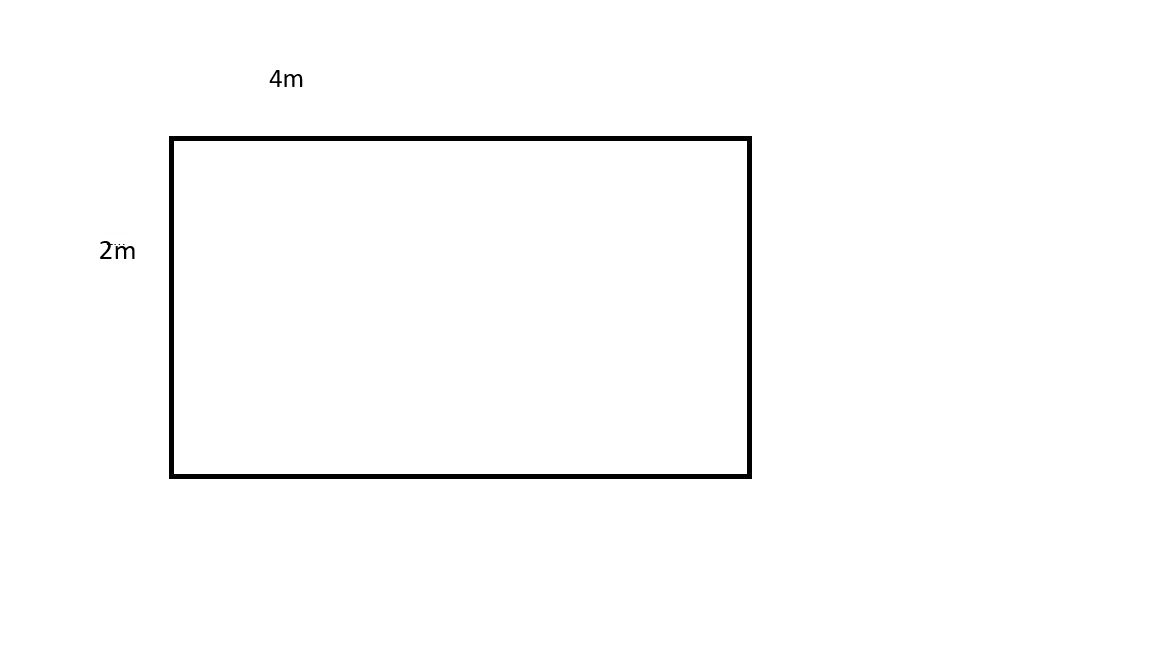
#> input picture rectangle.jpg, 1152 x 648 px, found by its file name
$ python rectanlgearea.py
#> lines starting #> are read from the running program, lines starting #| are printed output that depends on the picture; after the words box and inside, x2 and y2 are one past the last pixel; in counts of white or black regions, pixels touching at a corner belong together
import cv2
import pytesseract
import numpy as np
import re

# Update the path to Tesseract executable
pytesseract.pytesseract.tesseract_cmd = r'C:\Program Files\Tesseract-OCR\tesseract.exe'

# Load the image
image = cv2.imread(r'C:\Users\tanwa\Documents\Python Scripts\rectangle.jpg')
#> image is the input picture: shape (648, 1152, 3); min 0, max 255, mean 251.7

# Load the image
image = cv2.imread(r'C:\Users\tanwa\Documents\Python Scripts\rectangle.jpg')


# Convert image to grayscale
gray = cv2.cvtColor(image, cv2.COLOR_BGR2GRAY)

# Use thresholding to improve text extraction
_, thresh = cv2.threshold(gray, 128, 255, cv2.THRESH_BINARY_INV)
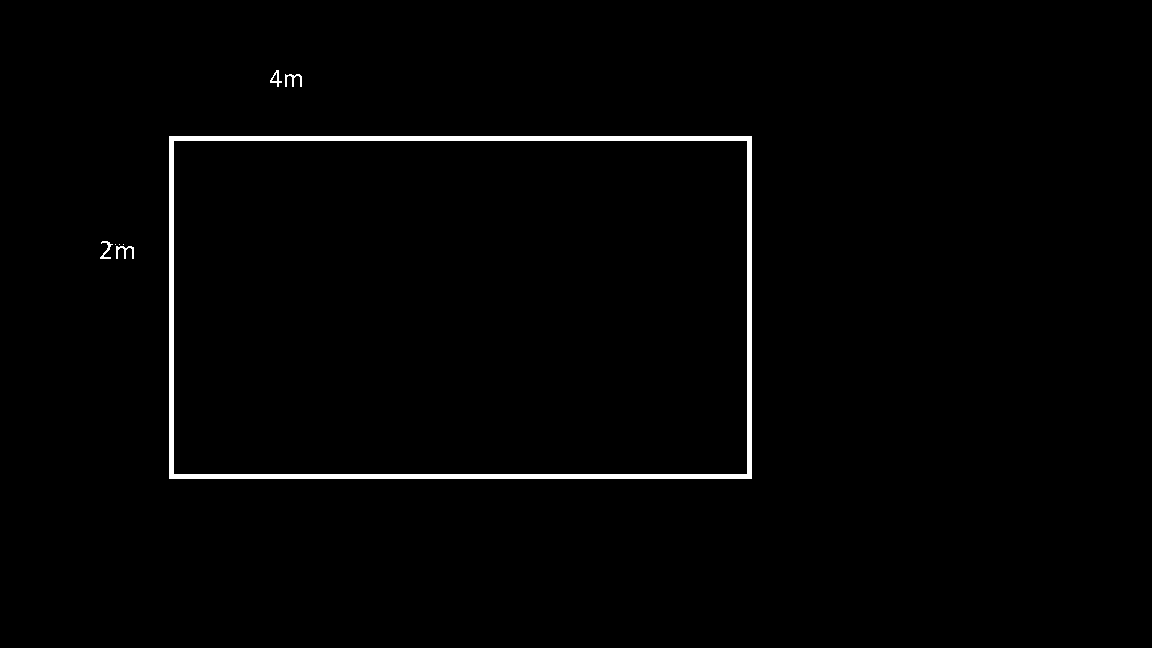
#> thresh: shape (648, 1152); 1.3% white; 8 white regions (3 under 20 px), largest, box (x1, y1, x2, y2) and area: (169, 136, 752, 479) 9160, (116, 246, 134, 259) 100, (285, 74, 302, 87) 95, (100, 241, 113, 259) 80, (270, 70, 282, 87) 73

# Perform OCR to extract text
#> (the run stopped early here; a loop or call above may not have finished)
